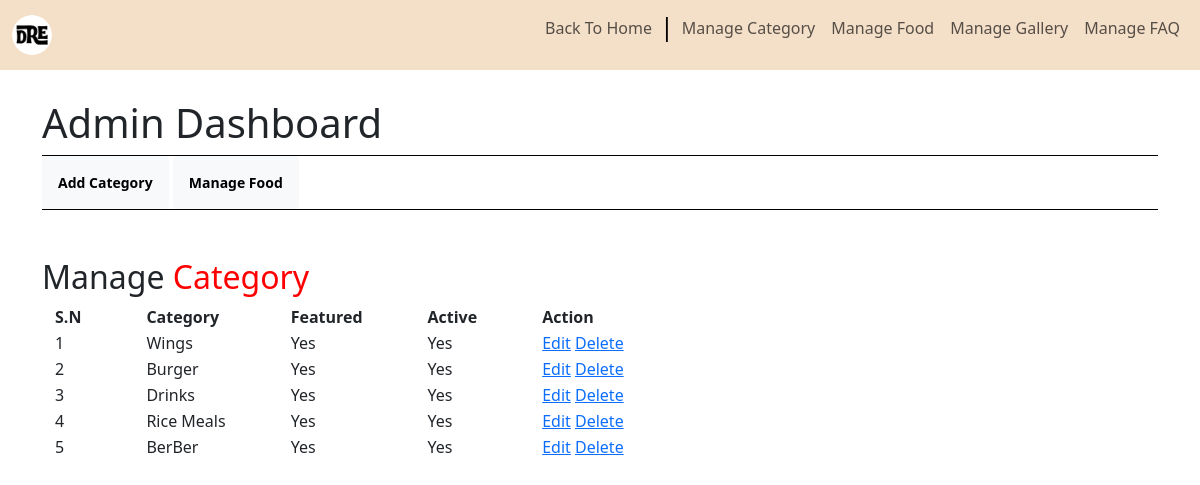
Page /Dash/manage_category.php (signed in) on the committed database.
### tables this page shows
CREATE TABLE `drecategorydb` (
  `id` int(10) NOT NULL AUTO_INCREMENT,
  `title` varchar(100) NOT NULL,
  `featured` varchar(10) NOT NULL,
  `active` varchar(10) NOT NULL,
  PRIMARY KEY (`id`)
);

### Dash/manage_category.php (the view, shortened to what this page needs)
<?php
if (isset($_SESSION["user_id"])) {
    $mysqli = require __DIR__ . "/database.php";
    $sql = "SELECT * FROM user
            WHERE id = {$_SESSION["user_id"]}";
    $result = $mysqli->query($sql);
    $user = $result->fetch_assoc();
}
?>
<!DOCTYPE html>
<html>
<head>
    <link rel="stylesheet" href="../Res/CSS/main.css">
    <link rel="stylesheet" href="style.css">
    <link rel="stylesheet" href="../Res/Bootstrap/css/bootstrap.min.css">
</head>
<body>
<?php if (isset($user)): ?>
    <?php if ($user["access_level"] == "admin"): ?>
      <?php include ("../Res/preperals/nav_bar_Admin.php"); ?>
    <br>
    <div class="container main">
    <h1>Admin Dashboard</h1>
    <div class="h-line"></div>
    <button class="btn btn-light btn-sm" style="padding: 15px;"><a href="../Dash/add_category.php" style="text-decoration: none; color: black; font-weight: bold;">Add Category</a></button>
    <button class="btn btn-light btn-sm" style="padding: 15px;"><a href="../Dash/manage_food.php" style="text-decoration: none; color: black; font-weight: bold;">Manage Food</a></button>
    <div class="h-line"></div>
    <div class="manage-category">
      <br><br>
      <p class="h2 title">
        Manage <span>Category</span>
      </p>
    <div class="container">
      <table>
        <tr>
          <th>S.N</th>
          <th>Category</th>
          <th>Featured</th>
          <th>Active</th>
          <th>Action</th>
        </tr>
          <?php
          $sqlc = "SELECT * FROM drecategorydb";
          $resultc = mysqli_query($mysqli, $sqlc);
          $count = mysqli_num_rows($resultc);
          $sn = 1;
          if($count>0){
            while($row=mysqli_fetch_assoc($resultc)){
              $id = $row['id'];
              $category = $row['title'];
              $featured = $row['featured'];
              $active = $row['active'];
              ?>
              <tr>
                <td><?php echo $sn++;?></td>
                <td><?php echo $category;?></td>
                <td><?php echo $featured;?></td>
                <td><?php echo $active;?></td>
                <td>
                  <a href="edit_category.php?id=<?php echo $id;?>">Edit</a>
                  <a href="delete_category.php?id=<?php echo $id;?>">Delete</a>
                </td>
              </tr>
              <?php
            }
          }else{
            ?>
            <tr>
              <td><p class="h4"> No Data Available :( </p></td>
            </tr>
            <?php
          }
          ?>
        </table>
      </div>
    </div>
    </div>
    <?php else:?>
        <h1>Why Are You Here?</h1>
        <?php endif;?>
    <?php else:?>
        <h1>Why Are You Here?</h1>
    <?php endif;?>
</body>

### Res/CSS/main.css (style rules this page uses)
body { padding: 0%; }
.h-line { width:100%; height:1px; background: #000000 }

### Dash/style.css (style rules this page uses)
.title span { color: red; }

### Res/preperals/stylenav.css (style rules this page uses)
.main { margin-top: 5px; }

### Dash/manage_category.php (style rules this page uses)
tr > * + * { padding-left: 4em; }

### rows in the picture
drecategorydb: title "Wings", featured "Yes", active "Yes"
drecategorydb: title "Burger", featured "Yes", active "Yes"
drecategorydb: title "Drinks", featured "Yes", active "Yes"
drecategorydb: title "Rice Meals", featured "Yes", active "Yes"
drecategorydb: title "BerBer", featured "Yes", active "Yes"
